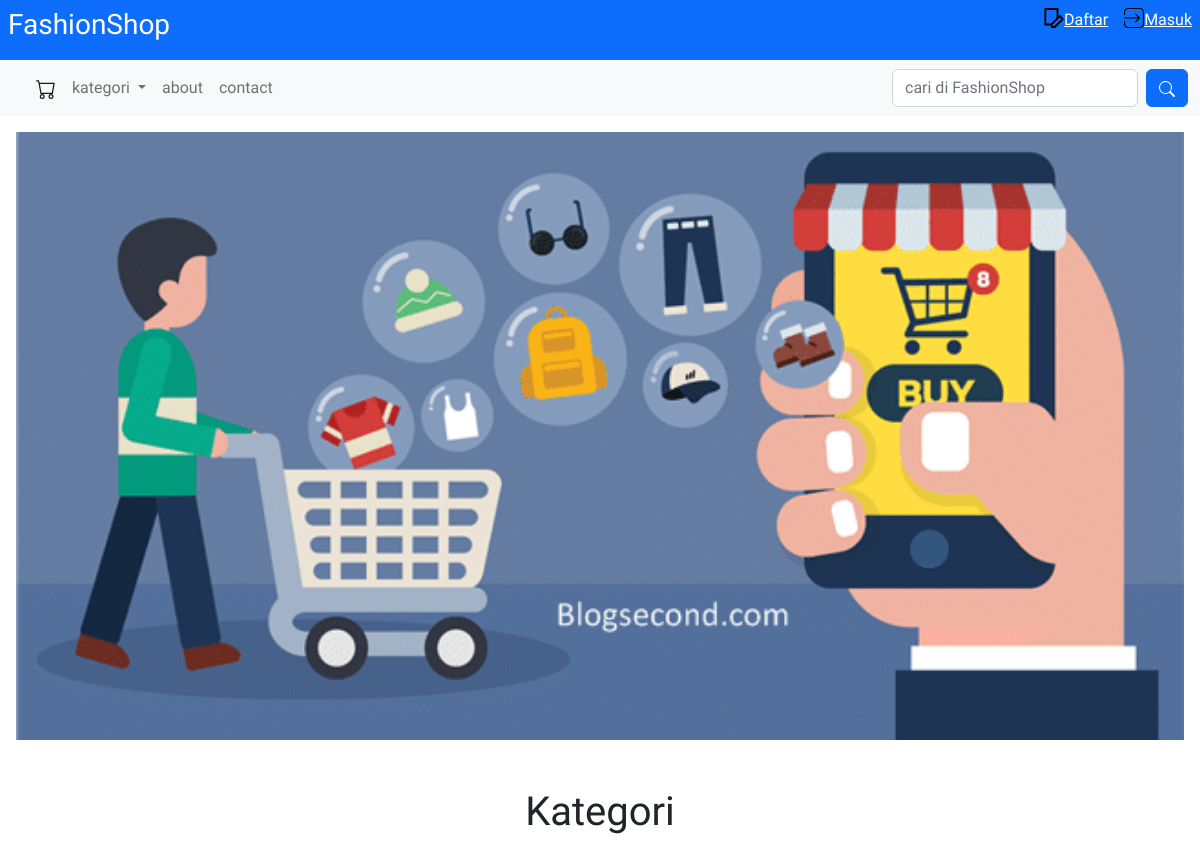
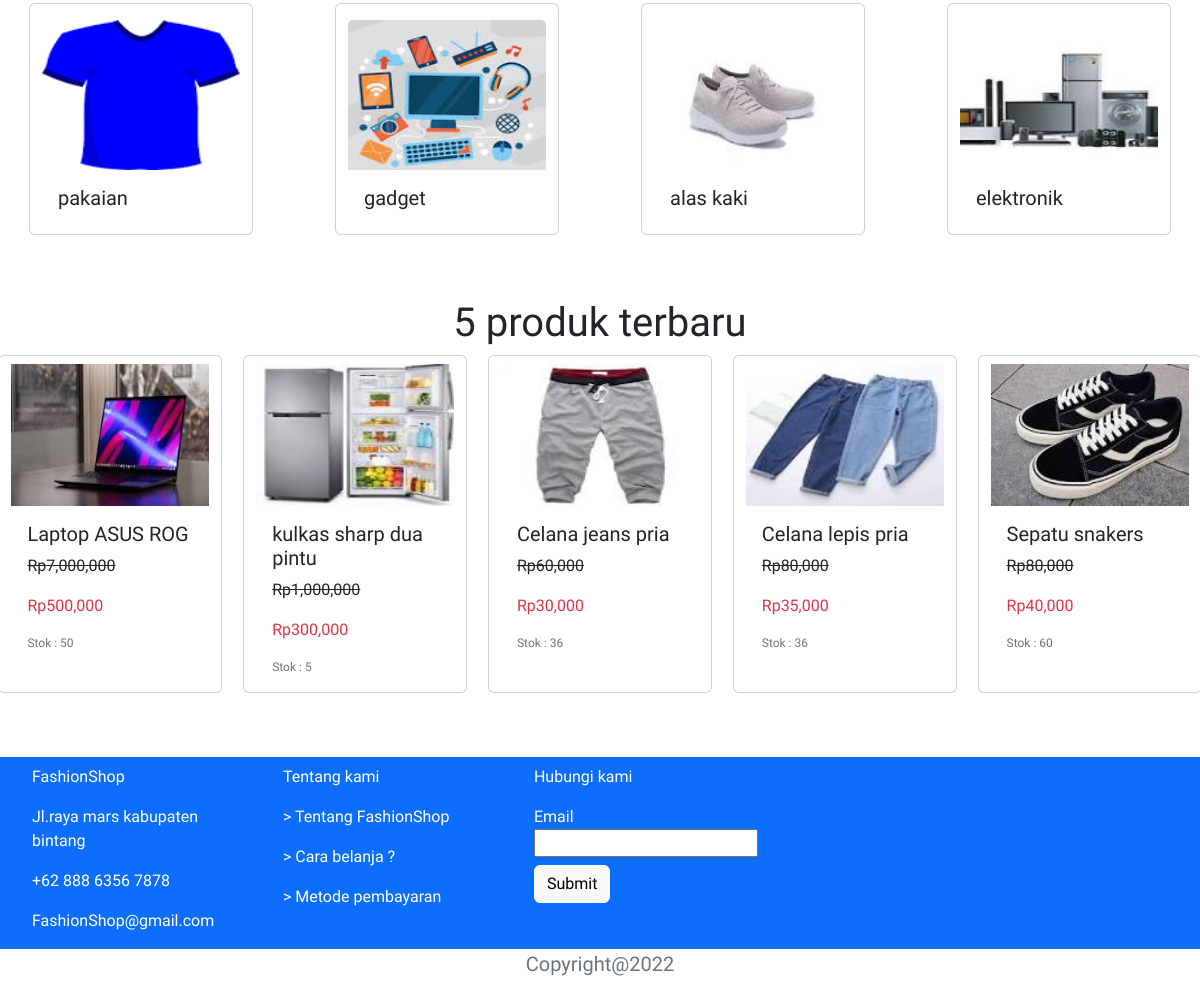
The page / on the database its author committed (2 pictures, top to bottom).
### tables this page shows
CREATE TABLE `tb_kategori` (
  `id` int(11) NOT NULL,
  `nama_kategori` varchar(200) NOT NULL,
  `img_kategori` varchar(200) NOT NULL
);

CREATE TABLE `tb_produk` (
  `id` int(11) NOT NULL,
  `produk` varchar(200) NOT NULL,
  `harga` varchar(200) NOT NULL,
  `harga_diskon` varchar(200) NOT NULL,
  `kategori` varchar(200) NOT NULL,
  `deskripsi` varchar(10000) NOT NULL,
  `stok` varchar(1000) NOT NULL,
  `images` varchar(200) NOT NULL
);

### asset/sistem/query.php (called while the page is built)
<?php
require 'koneksi.php';
function query($query) {
    global $con;
    $result = mysqli_query($con, $query);
    $rows = [];
    while($row = mysqli_fetch_assoc($result) ) {
        $rows[] = $row;
    }
    return $rows;
}
?>

### asset/include/user/produkterbaru.php (the view)
<h1 class="text-center mt-5">5 produk terbaru</h1>
<div class="row justify-content-around">
    <?php foreach($allproduk as $produk) : ?>
    <div class="card mb-3" style="width: 14rem;">
    <img src="asset/img/produk/<?= $produk['images']; ?>" class="card-img-top pt-2" alt="..." height="150px">
    <div class="card-body">
        <h5 class="card-title"><?= $produk['produk']; ?></h5>
        <p class="card-text" style="text-decoration: line-through;">Rp<?= number_format($produk['harga']); ?></p>
        <p class="card-text text-danger">Rp<?= number_format($produk['harga_diskon']); ?></p>
        <p class="card-text text-secondary" style="font-size:12px;">Stok : <?= $produk['stok']; ?></p>
    </div>
    </div>
    <?php endforeach; ?>
</div>

### index.php (shortened to what this page needs)
<?php
require 'asset/sistem/query.php';
$allkategori = query("SELECT * FROM tb_kategori");
$jumlahproduk = count(query("SELECT * FROM tb_produk"));
$produkterbaru = $jumlahproduk - 5;
$allproduk = query("SELECT * FROM tb_produk LIMIT $produkterbaru, 5");
?>
<!DOCTYPE html>
<html lang="en">
<head>
    <link rel="stylesheet" href="asset/bootstrap/css/bootstrap.min.css">
    <link rel="stylesheet" href="asset/css/home.css">
</head>
<body>
    <?php include 'asset/include/user/header.php' ?>
    <?php include 'asset/include/user/navbar.php' ?>
    <?php include 'asset/include/user/caourcel.php' ?>
    <?php include 'asset/include/user/kategori.php' ?>
    <?php include 'asset/include/user/produkterbaru.php' ?>
    <?php include 'asset/include/user/footer.php' ?>
</body>
</html>

### asset/include/user/header.php
<header class="bg-primary d-flex justify-content-between text-white">
    <h1 class="fs-3 p-2">FashionShop</h1>
    <section >
        <ul class="d-flex" style="list-style:none;">
            <li >
                <a href="" class="text-white p-2 d-flex">
                <img src="asset/img/registersvg.svg" alt="" height="20px">
                <p>Daftar</p></a>
            </li>
            <li >
                <a href="" class=" text-white p-2 d-flex">
                <img src="asset/img/loginsvg.svg" alt="" height="20px">
                <p>Masuk</p></a>
            </li>
        </ul>
    </section>
</header>

### asset/include/user/navbar.php (shortened to what this page needs)
<nav class="navbar navbar-expand-lg bg-light">
  <div class="container-fluid">
    <div class="collapse navbar-collapse" id="navbarSupportedContent">
      <ul class="navbar-nav me-auto mb-2 mb-lg-0">
        <li class="nav-item">
          <a class="nav-link active" aria-current="page" href="#">
          </a>
        </li>
        <li class="nav-item dropdown">
          <a class="nav-link dropdown-toggle" href="#" role="button" data-bs-toggle="dropdown" aria-expanded="false">
            kategori
          </a>
        </li>
        <li class="nav-item">
          <a class="nav-link" href="#">about</a>
        </li>
        <li class="nav-item">
          <a class="nav-link" href="#">contact</a>
        </li>
      </ul>
      <form class="d-flex" role="search">
        <input class="form-control me-2" type="search" placeholder="cari di FashionShop" aria-label="Search">
        <button class="btn btn-primary" type="submit">
        </button>
      </form>
    </div>
  </div>
</nav>

### asset/include/user/caourcel.php (shortened to what this page needs)
<div id="carouselExampleInterval" class="carousel slide m-3"  data-bs-ride="carousel">
  <div class="carousel-inner" style="height:auto;">
    <div class="carousel-item" data-bs-interval="3000">
      <img src="asset/img/banner2.png" class="d-block w-100" alt="...">
    </div>
  </div>
</div>

### asset/include/user/kategori.php
<h1 class="text-center mt-5">Kategori</h1>
<div class="row d-flex justify-content-around">
  <?php foreach($allkategori as $kategori) : ?>
    <div class="card mb-3" style="width: 14rem;">
      <img src="asset/img/produk/<?= $kategori['img_kategori'] ?>" class="card-img-top mt-3" alt="..." height="150px">
      <div class="card-body">
        <h5 class="card-title"><?= $kategori['nama_kategori']; ?></h5>
      </div>
    </div>
    <?php endforeach; ?>
</div>

### asset/include/user/footer.php
<footer class="d-flex bg-primary mt-5 text-white">
    <div class="row mt-2">
    <div class="col">
        <ul style="list-style:none;">
            <li>
            <p>FashionShop</p>
            </li>
            <li>
               <p> Jl.raya mars kabupaten bintang</p>
            </li>
            <li>
                <p>+62 888 6356 7878</p>
            </li>
            <li>
                <p>FashionShop@gmail.com</p>
            </li>
        </ul>
    </div>
    <div class="col">
        <ul style="list-style:none;">
            <li>
                <p>Tentang kami</p>
            </li>
            <li>
                <p>> Tentang FashionShop</p>
            </li>
            <li>
                <p>> Cara belanja ?</p>
            </li>
            <li>
                <p>> Metode pembayaran</p>
            </li>
        </ul>
    </div>
    <div class="col">
    <ul style="list-style:none;">
            <li>
                <p>Hubungi kami</p>
            </li>
            <li>
                <label for="email">Email</label><br>
                <input type="text">
            </li>
            <li>
                <button class="btn btn-light mt-2">Submit</button>
            </li>
        </ul>
    </div>
    </div>
</footer>
<p class="text-center fs-5 text-secondary">Copyright@2022</p>

### asset/css/home.css (style rules this page uses)
* { margin: 0; padding: 0; font-family: 'Chelsea Market', cursive; }
body header { width: 100%; height: 60px; }

### rows shown on the page
tb_kategori: img_kategori (picture), nama_kategori "pakaian"
tb_kategori: img_kategori (picture), nama_kategori "gadget"
tb_kategori: img_kategori (picture), nama_kategori "alas kaki"
tb_kategori: img_kategori (picture), nama_kategori "elektronik"
tb_produk: images (picture), produk "Laptop ASUS ROG", harga "7,000,000", harga_diskon "500,000", stok "50"
tb_produk: images (picture), produk "kulkas sharp dua pintu", harga "1,000,000", harga_diskon "300,000", stok "5"
tb_produk: images (picture), produk "Celana jeans pria", harga "60,000", harga_diskon "30,000", stok "36"
tb_produk: images (picture), produk "Celana lepis pria", harga "80,000", harga_diskon "35,000", stok "36"
tb_produk: images (picture), produk "Sepatu snakers", harga "80,000", harga_diskon "40,000", stok "60"
